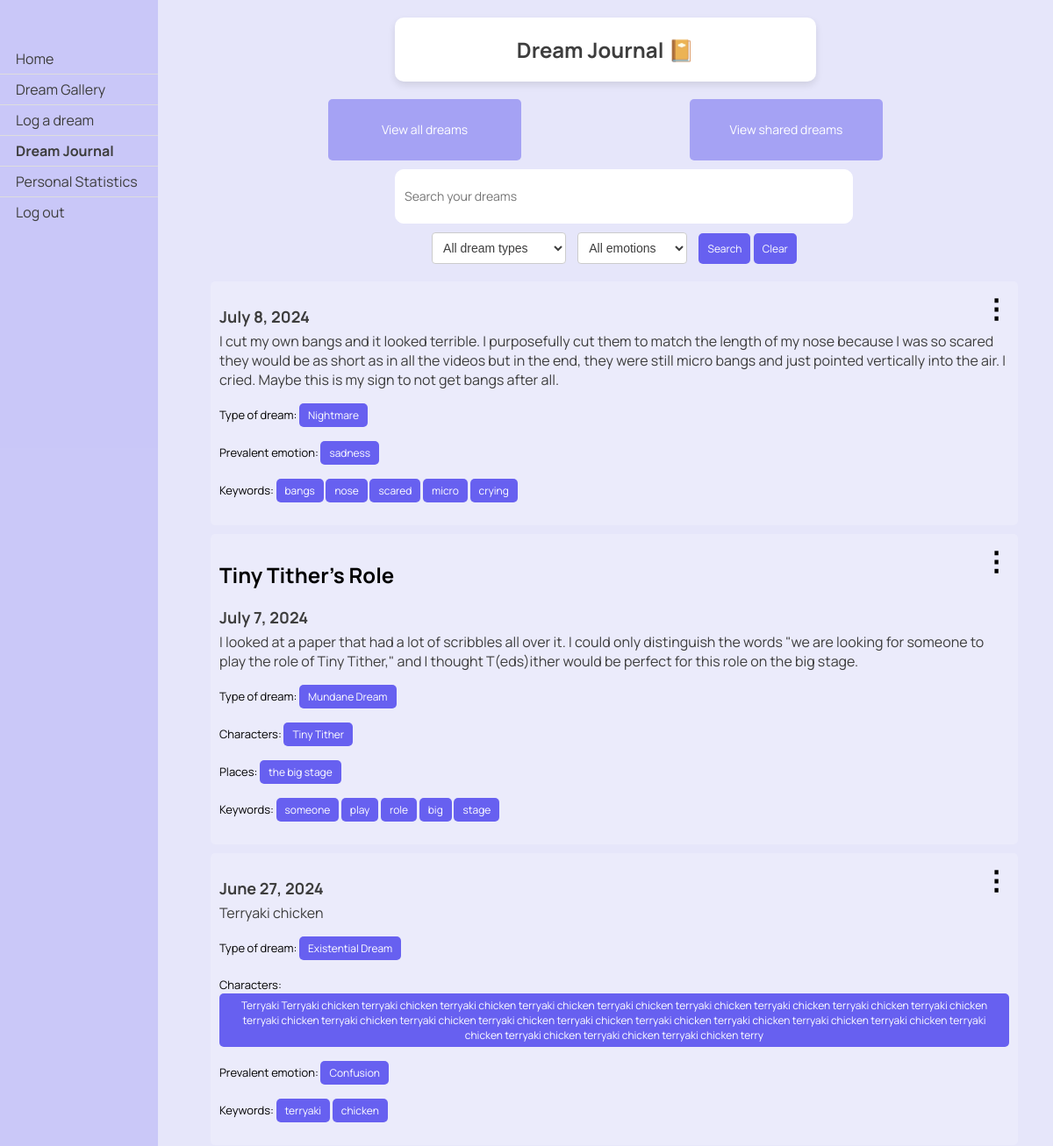
Page /dreams/view_favorite/ (signed in, upper part) on the earlier database version.
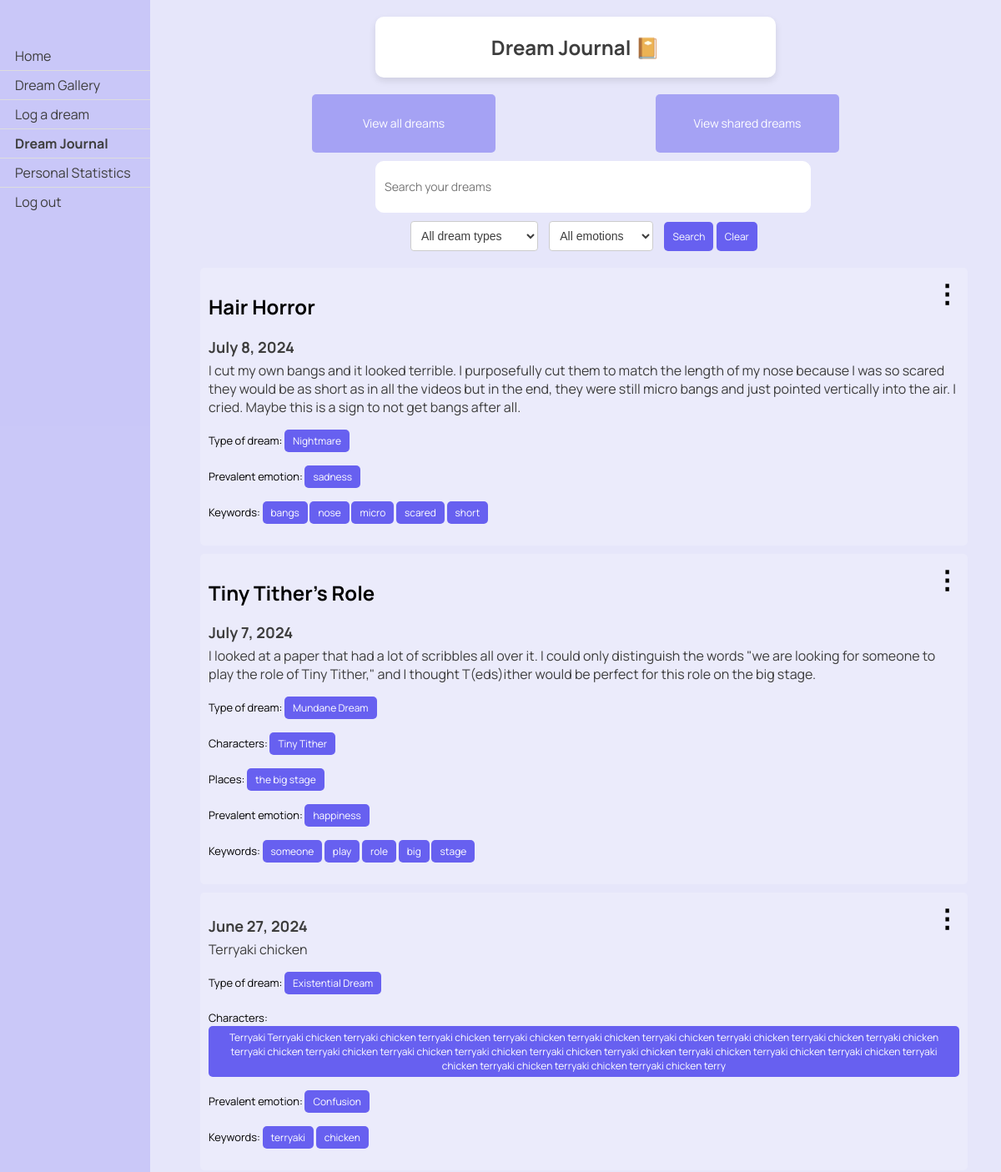
Same page on the later database version.
### dreams/models.py (models this page shows, shortened)
class Dream(models.Model):
    classification_options = [
        ('0', 'Nightmare'),
        ('1', 'Mundane Dream'),
        ('2', 'Lucid Dream'),
        ('3', 'Existential Dream'),
    ]
    user = models.ForeignKey(User, on_delete=models.CASCADE)
    date = models.DateField()
    time = models.TimeField(default=timezone.now())
    content = models.TextField()
    shared = models.BooleanField(default=False)
    anon = models.BooleanField(default=False)
    processed = models.BooleanField(default=False)
    is_favorite = models.BooleanField(default=False)
    keywords = models.JSONField(default=list, blank=True)
    classification = models.CharField(max_length=1, choices=classification_options, blank=True, null=True, default='')
    characters = models.JSONField(default=list, blank=True)
    places = models.JSONField(default=list, blank=True)
    emotion = models.CharField(max_length=20, blank=True)
    emotion_options = ['anger', 'apprehension', 'sadness', 'confusion', 'happiness', '']
    optional_titles = models.JSONField(default=list, blank=True)
    title = models.TextField(blank=True)
    User.add_to_class('is_new', models.BooleanField(default=True))
    def classification_string(self):
        return dict(self.classification_options).get(self.classification, "No classification")

### dreams/views.py (the view)
# urls.py: path('view_favorite/', views.view_favorite, name='view_favorite'),
@login_required
def view_favorite(request):
    query = request.GET.get('q', '')
    dreams = Dream.objects.filter(is_favorite=True, user=request.user)
    if query:
        dreams = dreams.filter(content__icontains=query)
    dreams = dreams.order_by('-date', '-time')
    context = {
        'dreams': dreams,
        'query': query,
        'is_favorite_view': True,
    }
    return render(request, 'dreams/dream_journal.html', context)

### dreams/templatetags/highlight.py (called while the page is built)
@register.filter(name='highlight')
def highlight(text, search):
    pattern = re.compile(re.escape(search), re.IGNORECASE)
    highlighted_text = pattern.sub(f'<span class="highlight">{search}</span>', text)
    return highlighted_text

### dreams/templates/dreams/dream_journal.html (shortened to what the changed rows need)
{% load static %}
{% load highlight %}
<!DOCTYPE html>
<html>
<head>
    <link rel="stylesheet" type="text/css" href="{% static 'css/styles.css' %}">
</head>
<body>
<div class="header">
    <h2>Dream Journal 📔</h2>
</div>
<div class="dreams">
    {% if dreams %}
    {% for dream in dreams%}
    {% if not query or query|lower in dream.content|lower %}
    <div class="dream">
        {% if dream.title %}
            <h2 class="dream-title">{{ dream.title }}</h2>
        {% endif %}
        <h3 class="dream-date">{{ dream.date }}</h3>
        <p class="dream-content">
            {% autoescape off %}
            {{ dream.content|safe|highlight:query }}
            {% endautoescape %}
        </p>
        <p class="class-form">
            {% if dream.classification %}
            Type of dream:
            <form class="class-form" method="get" action="{% url 'dreams:dream_journal' %}">
                <button type="submit">{{ dream.classification_string}}</button>
            </form>
            {% endif %}
        </p>
        <p class="class-form">
            {% if dream.characters %}
            Characters:
            {% for character in dream.characters %}
                <form class="class-form" method="get" action="{% url 'dreams:dream_journal' %}">
                    <button type="submit">{{ character }}</button>
                </form>
            {% endfor %}
            {% endif %}
        </p>
        <p class="class-form">
            {% if dream.places %}
            Places:
            {% for place in dream.places %}
                <form class="class-form" method="get" action="{% url 'dreams:dream_journal' %}">
                    <button type="submit">{{ place }}</button>
                </form>
            {% endfor %}
            {% endif %}
        </p>
        <p class="class-form">
            {%if dream.emotion%}
            Prevalent emotion:
                <form class="class-form" method="get" action="{% url 'dreams:dream_journal' %}">
                <button type="submit">{{ dream.emotion }}</button>
            </form>
            {%endif%}
        </p>
        <p class="keyword-form">
            {%if dream.keywords%}
            Keywords:
            {%endif%}
            {% for keyword in dream.keywords %}
            <form class="keyword-form" method="get" action="{% url 'dreams:dream_journal' %}">
                <button type="submit">{{ keyword }}</button>
            </form>
            {% endfor %}
        </p>
        <div class="menu">
            <span class="icon">⋮</span>
        </div>
    </div>
    {% endif %}
    {% endfor %}
    {% else %}
    <p>No dreams found.</p>
    {% endif %}
</div>
</body>
</html>

Differences in the rows shown:
changed Dream "Nightmare": title (not shown) → "Hair Horror"; content|highlight "…i s i s m y s i g n…" → "…i s i s a s i g n…"
changed Dream "Tiny Tither's Role": emotion (not shown) → "happiness"
Other differences:
new list line: "short"
list line gone: "crying"
